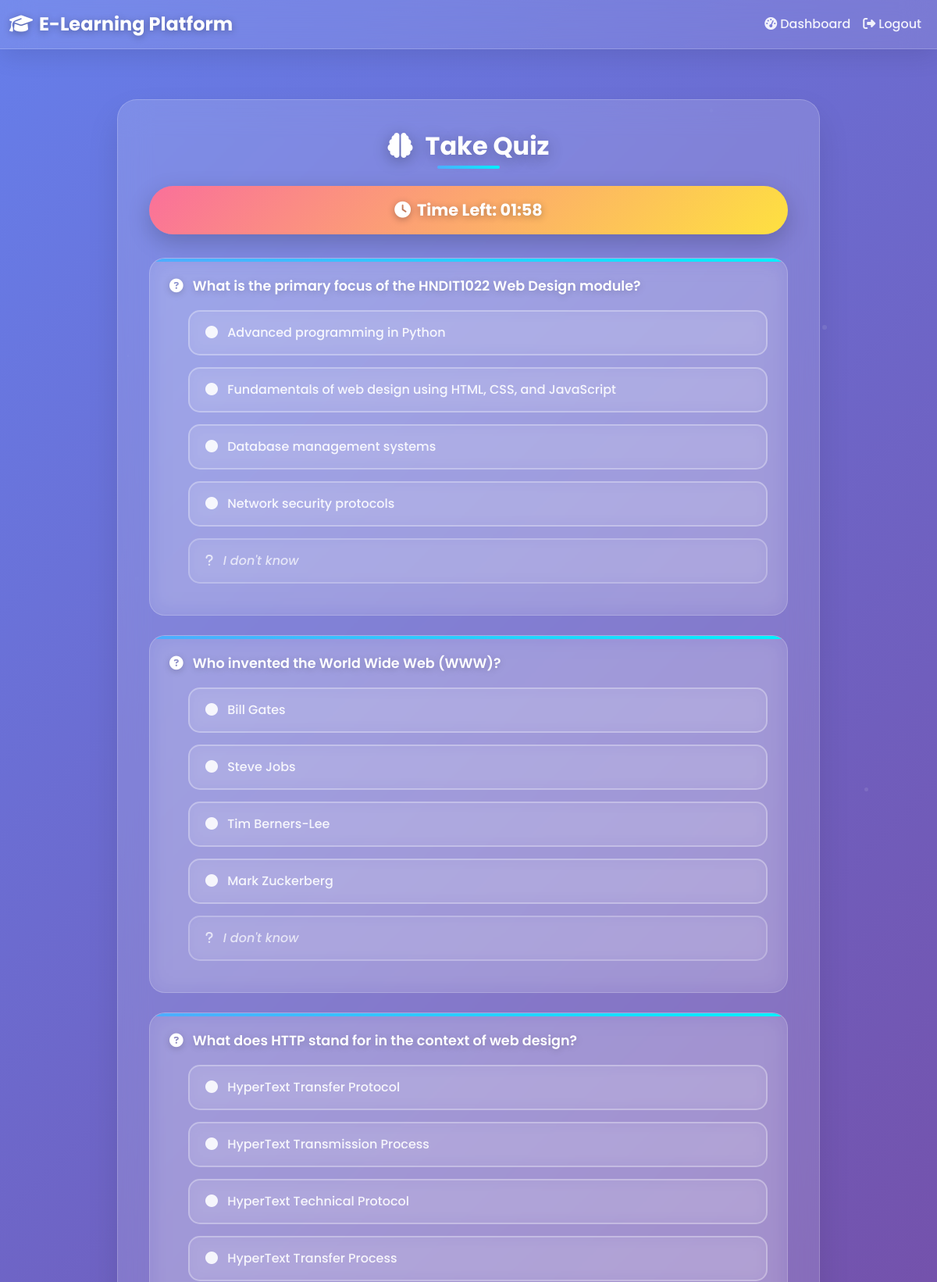
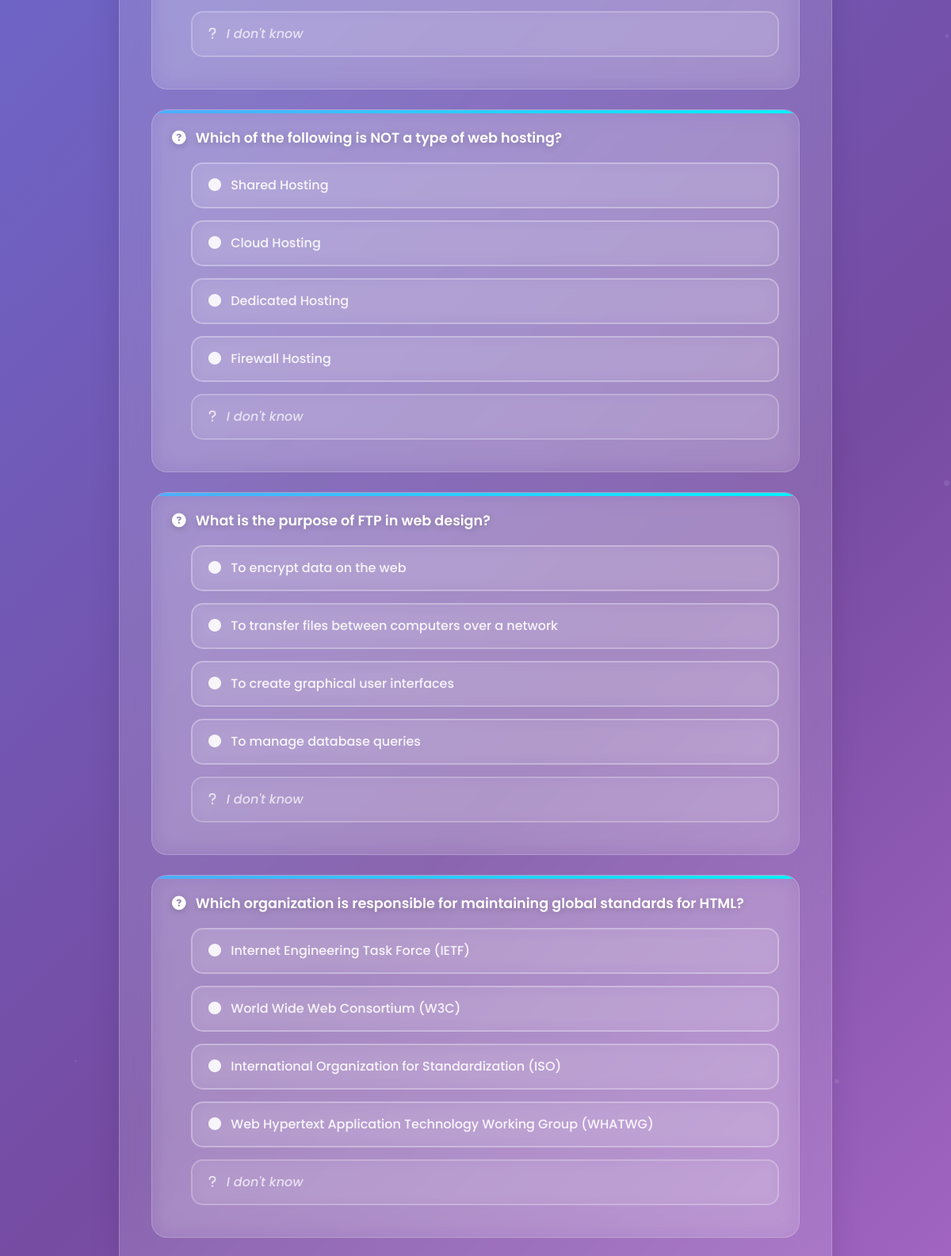
The page /take_quiz.php?quiz_id=51 (signed in, upper part) on the database its author committed (2 pictures, top to bottom).
### tables this page shows
CREATE TABLE `option` (
  `OptionID` int(11) NOT NULL,
  `QuestionID` int(11) NOT NULL,
  `Option_Text` varchar(100) NOT NULL,
  `Is_Correct` tinyint(1) DEFAULT 0
);

### take_quiz.php (the view, shortened to what this page needs)
<?php
include 'config.php';
$quizzes = [];
$stmt = $conn->prepare("SELECT QuizID, Quiz_Title FROM Quiz");
$stmt->execute();
$result = $stmt->get_result();
while ($row = $result->fetch_assoc()) {
    $quizzes[] = $row;
}
$show_results = false;
if (isset($_GET['quiz_id'])) {
    $quiz_id = (int)$_GET['quiz_id'];
    $questions = [];
    $stmt = $conn->prepare("SELECT q.QuestionID, q.Question_Text, o.OptionID, o.Option_Text, o.Is_Correct
                            FROM Question q
                            LEFT JOIN Option o ON q.QuestionID = o.QuestionID
                            WHERE q.QuizID = ?");
    $stmt->bind_param("i", $quiz_id);
    $stmt->execute();
    $result = $stmt->get_result();
    while ($row = $result->fetch_assoc()) {
        $questions[$row['QuestionID']]['text'] = $row['Question_Text'];
        $questions[$row['QuestionID']]['options'][] = [
            'id' => $row['OptionID'],
            'text' => $row['Option_Text'],
            'correct' => $row['Is_Correct']
        ];
    }
}
?>
<!DOCTYPE html>
<html lang="en">
<head>
    <link href="https://cdn.jsdelivr.net/npm/bootstrap@5.3.0/dist/css/bootstrap.min.css" rel="stylesheet">
    <link rel="stylesheet" href="https://cdnjs.cloudflare.com/ajax/libs/font-awesome/6.4.0/css/all.min.css">
</head>
<body>
    <div class="bg-particles" id="particles"></div>
    <nav class="navbar navbar-expand-lg">
        <div class="container-fluid">
            <a class="navbar-brand" href="#">
                <i class="fas fa-graduation-cap me-2"></i>E-Learning Platform
            </a>
            <div class="collapse navbar-collapse" id="navbarNav">
                <ul class="navbar-nav ms-auto">
                    <li class="nav-item">
                        <a class="nav-link" href="student_dashboard.php">
                            <i class="fas fa-tachometer-alt me-1"></i>Dashboard
                        </a>
                    </li>
                    <li class="nav-item">
                        <a class="nav-link" href="logout.php">
                            <i class="fas fa-sign-out-alt me-1"></i>Logout
                        </a>
                    </li>
                </ul>
            </div>
        </div>
    </nav>
    <div class="container mt-4">
        <div class="quiz-container">
            <h2><i class="fas fa-brain me-3"></i>Take Quiz</h2>
            <?php if (!isset($_GET['quiz_id'])) { ?>
                <?php if (empty($quizzes)) { ?>
                    <div class="alert alert-info">
                        <i class="fas fa-info-circle me-2"></i>No quizzes available at the moment.
                    </div>
                <?php } else { ?>
                    <ul class="quiz-list">
                        <?php foreach ($quizzes as $quiz) { ?>
                            <li class="quiz-item">
                                <div class="quiz-title">
                                    <i class="fas fa-clipboard-question me-2"></i>
                                    <?php echo htmlspecialchars($quiz['Quiz_Title']); ?>
                                </div>
                                <a href="take_quiz.php?quiz_id=<?php echo $quiz['QuizID']; ?>" class="btn btn-creative">
                                    <i class="fas fa-play me-2"></i>Start Quiz
                                </a>
                            </li>
                        <?php } ?>
                    </ul>
                <?php } ?>
            <?php } else { ?>
                <form method="POST" id="quizForm">
                    <div id="timer">
                    </div>
                    <?php foreach ($questions as $qid => $q) { ?>
                        <div class="question-box">
                            <h5 class="question-text">
                                <i class="fas fa-question-circle me-2"></i>
                                <?php echo htmlspecialchars($q['text']); ?>
                            </h5>
                            <?php foreach ($q['options'] as $opt) { ?>
                                <div class="form-check">
                                    <label class="form-check-label" for="option_<?php echo $opt['id']; ?>">
                                        <i class="fas fa-circle me-2"></i>
                                        <?php echo htmlspecialchars($opt['text']); ?>
                                    </label>
                                </div>
                            <?php } ?>
                            <div class="form-check">
                                <label class="form-check-label idontknow" for="idontknow_<?php echo $qid; ?>">
                                    <i class="fas fa-question me-2"></i>
                                    I don't know
                                </label>
                            </div>
                        </div>
                    <?php } ?>
                </form>
            <?php } ?>
        </div>
    </div>
</body>
</html>

### take_quiz.php (style rules this page uses)
:root { --primary-gradient: linear-gradient(135deg, #667eea 0%, #764ba2 100%); --secondary-gradient: linear-gradient(135deg, #f093fb 0%, #f5576c 100%); --success-gradient: linear-gradient(135deg, #4facfe 0%, #00f2fe 100%); --danger-gradient: linear-gradient(135deg, #fa709a 0%, #fee140 100%); --card-shadow: 0 20px 40px rgba(0,0,0,0.1); --card-hover-shadow: 0 30px 60px rgba(0,0,0,0.15); }
* { margin: 0; padding: 0; box-sizing: border-box; }
body { font-family: 'Poppins', sans-serif; background: linear-gradient(135deg, #667eea 0%, #764ba2 50%, #f093fb 100%); background-attachment: fixed; min-height: 100vh; color: #333; overflow-x: hidden; }
.bg-particles { position: fixed; top: 0; left: 0; width: 100%; height: 100%; pointer-events: none; z-index: -1; }
.navbar { background: rgba(255, 255, 255, 0.1); backdrop-filter: blur(20px); border-bottom: 1px solid rgba(255, 255, 255, 0.2); box-shadow: 0 8px 32px rgba(0, 0, 0, 0.1); }
.navbar-brand { color: #fff !important; font-weight: 700; font-size: 1.5rem; text-shadow: 0 2px 10px rgba(0,0,0,0.3); }
.nav-link { color: rgba(255, 255, 255, 0.9) !important; font-weight: 500; transition: all 0.3s ease; position: relative; }
.nav-link::after { content: ''; position: absolute; bottom: 0; left: 50%; width: 0; height: 2px; background: var(--success-gradient); transition: all 0.3s ease; transform: translateX(-50%); }
.container { padding: 40px 20px; }
.quiz-container { background: rgba(255, 255, 255, 0.15); backdrop-filter: blur(20px); border-radius: 25px; border: 1px solid rgba(255, 255, 255, 0.2); box-shadow: var(--card-shadow); padding: 40px; max-width: 900px; margin: 0 auto; position: relative; overflow: hidden; transition: all 0.3s ease; }
.quiz-container::before { content: ''; position: absolute; top: -50%; left: -50%; width: 200%; height: 200%; background: linear-gradient(45deg, transparent, rgba(255,255,255,0.1), transparent); transform: rotate(45deg); transition: all 0.6s ease; opacity: 0; }
h2 { color: #fff; font-weight: 700; text-align: center; margin-bottom: 2rem; text-shadow: 0 4px 20px rgba(0,0,0,0.3); position: relative; }
h2::after { content: ''; position: absolute; bottom: -10px; left: 50%; transform: translateX(-50%); width: 80px; height: 4px; background: var(--success-gradient); border-radius: 2px; }
h3, h5 { color: #fff; font-weight: 600; text-shadow: 0 2px 10px rgba(0,0,0,0.2); }
#timer { background: var(--danger-gradient); color: #fff; padding: 15px 30px; border-radius: 50px; text-align: center; font-size: 1.3rem; font-weight: 700; margin-bottom: 30px; box-shadow: 0 10px 30px rgba(0,0,0,0.2); animation: pulse 2s infinite; text-shadow: 0 2px 10px rgba(0,0,0,0.3); }
.question-box { background: rgba(255, 255, 255, 0.1); backdrop-filter: blur(15px); border: 1px solid rgba(255, 255, 255, 0.2); border-radius: 20px; padding: 25px; margin-bottom: 25px; transition: all 0.3s ease; position: relative; overflow: hidden; }
.question-box::before { content: ''; position: absolute; top: 0; left: 0; right: 0; height: 4px; background: var(--success-gradient); border-radius: 20px 20px 0 0; }
.question-text { color: #fff; font-weight: 600; font-size: 1.1rem; margin-bottom: 20px; text-shadow: 0 2px 10px rgba(0,0,0,0.2); }
.form-check { margin-bottom: 15px; position: relative; }
.form-check-label { color: rgba(255, 255, 255, 0.9); font-weight: 500; cursor: pointer; padding: 15px 20px; border: 2px solid rgba(255, 255, 255, 0.3); border-radius: 15px; display: block; transition: all 0.3s ease; background: rgba(255, 255, 255, 0.05); backdrop-filter: blur(10px); position: relative; overflow: hidden; }
.form-check-label::before { content: ''; position: absolute; top: 0; left: -100%; width: 100%; height: 100%; background: linear-gradient(90deg, transparent, rgba(255,255,255,0.1), transparent); transition: left 0.5s ease; }
.idontknow { font-style: italic; opacity: 0.8; }

### rows shown on the page
option: Option_Text "Advanced programming in Python"
option: Option_Text "Fundamentals of web design using HTML, CSS, and JavaScript"
option: Option_Text "Database management systems"
option: Option_Text "Network security protocols"
option: Option_Text "Bill Gates"
option: Option_Text "Steve Jobs"
option: Option_Text "Tim Berners-Lee"
option: Option_Text "Mark Zuckerberg"
option: Option_Text "HyperText Transfer Protocol"
option: Option_Text "HyperText Transmission Process"
option: Option_Text "HyperText Technical Protocol"
option: Option_Text "HyperText Transfer Process"
option: Option_Text "Shared Hosting"
option: Option_Text "Cloud Hosting"
option: Option_Text "Dedicated Hosting"
option: Option_Text "Firewall Hosting"
option: Option_Text "To encrypt data on the web"
option: Option_Text "To transfer files between computers over a network"
option: Option_Text "To create graphical user interfaces"
option: Option_Text "To manage database queries"
option: Option_Text "Internet Engineering Task Force (IETF)"
option: Option_Text "World Wide Web Consortium (W3C)"
option: Option_Text "International Organization for Standardization (ISO)"
option: Option_Text "Web Hypertext Application Technology Working Group (WHATWG)"

### other values the page prints
$q['text'] "What is the primary focus of the HNDIT1022 Web Design module?"
$q['text'] "Who invented the World Wide Web (WWW)?"
$q['text'] "What does HTTP stand for in the context of web design?"
$q['text'] "Which of the following is NOT a type of web hosting?"
$q['text'] "What is the purpose of FTP in web design?"
$q['text'] "Which organization is responsible for maintaining global standards for HTML?"
